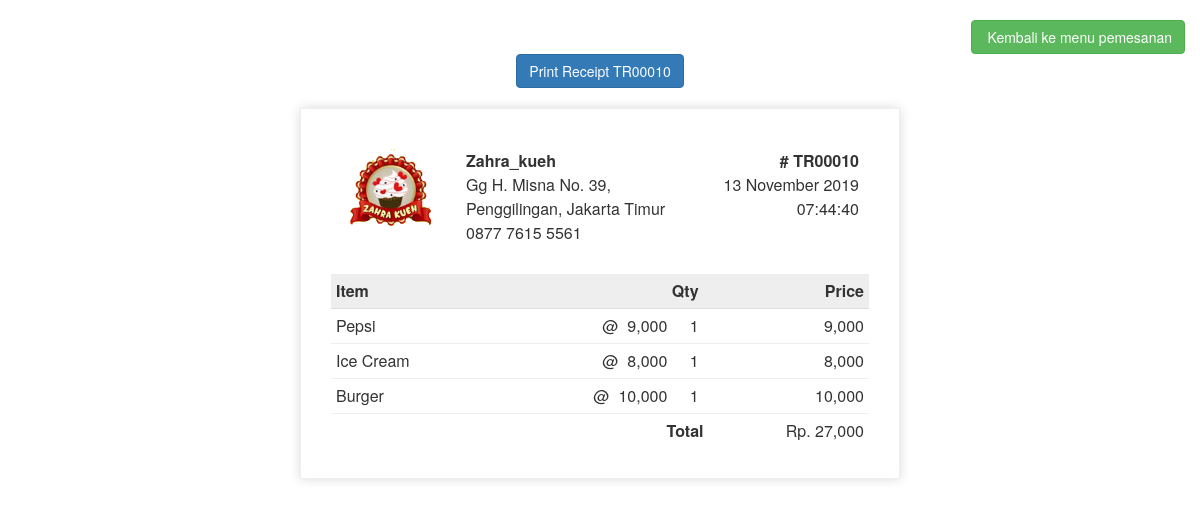
The page /struk.php?id=TR00010 on the database its author committed.
### tables this page shows
CREATE TABLE `tbl_transaksi` (
  `id_transaksi` varchar(11) NOT NULL,
  `status` varchar(30) NOT NULL,
  `total` int(11) NOT NULL,
  `tanggal_transaksi` timestamp NOT NULL DEFAULT CURRENT_TIMESTAMP
);

CREATE TABLE `tbl_pesanan` (
  `id_pesanan` int(10) NOT NULL,
  `id_transaksi` varchar(10) NOT NULL,
  `id_menu` varchar(10) NOT NULL,
  `qty` int(10) NOT NULL,
  `total` int(10) NOT NULL
);

CREATE TABLE `tbl_menu` (
  `id_menu` varchar(5) NOT NULL,
  `nama_menu` varchar(30) NOT NULL,
  `harga_menu` int(11) NOT NULL,
  `foto_menu` varchar(20) NOT NULL
);

### struk.php (the view, shortened to what this page needs)
<?php
include 'koneksi.php';
$struk=mysqli_query($conn,"SELECT * from tbl_transaksi where id_transaksi = '".$_GET['id']."'");
$tr=mysqli_fetch_array($struk);
?>
<html>
<head>
    <link rel="stylesheet" type="text/css" href="asset/css/bootstrap.min.css">
    <link rel="stylesheet" type="text/css" href="asset/css/plugins/font-awesome.min.css"/>
</head>
<body>
<br>
<div class="col-lg-12">
<span class="pull-right"><a href="pesan.php" class="no-print btn btn-success"><i class="fa fa-exit"></i> Kembali ke menu pemesanan</a></span>
</div>
<br>
<center>
<input type="button" class="no-print btn btn-primary" value="Print Receipt <?php echo $_GET['id']; ?>" onclick="printPage('<?php echo $_GET['id']; ?>');">
</center>
<br>
    <div class="invoice-box" id="<?php echo $_GET['id']; ?>">
        <table cellpadding="0" cellspacing="0" onload="javascript:window.print()">
            <tr class="top">
                <td colspan="3">
                    <table class="none">
                        <tr>
                        	<td class="title float-right">
                            	<img src="img/logo.png" style="width:100px; max-width:300px;">
                            </td>
                            <td>
                                <b>Zahra_kueh</b><br>
                                Gg H. Misna No. 39,<br> Penggilingan, Jakarta Timur<br>
                                0877 7615 5561
                            </td>
                            <td>
                                <b># <?php echo $_GET['id']; ?></b><br>
                                <?php
                                $tgl=$tr['tanggal_transaksi'];
                                $tgl = new DateTime($tgl);
                                echo date_format($tgl, "d F Y").'<br>'.date_format($tgl, "H:i:s"); ?>
                            </td>
                        </tr>
                    </table>
                </td>
            </tr>
            <tr class="heading">
                <td>
                    Item
                </td>
                <td>Qty</td>
                <td>
                    Price
                </td>
            </tr>
            <?php $item=mysqli_query($conn,"SELECT * from tbl_pesanan where id_transaksi = '".$_GET['id']."'");
            	while ($row=mysqli_fetch_array($item)) {
            		$id_m=$row['id_menu'];
            		$qty=$row['qty'];
            		$price=$row['total'];
            		$menu=mysqli_query($conn,"SELECT * from tbl_menu where id_menu = '".$id_m."'");
            		$j=mysqli_fetch_array($menu);
            		$name=$j['nama_menu'];
            		$captain=$j['harga_menu'];
             ?>
            <tr class="item">
                <td>
                    <?php echo $name; ?>
                </td>
                <td>@&nbsp;&nbsp;<?php echo number_format($captain); ?>&nbsp;&nbsp;&nbsp;&nbsp;&nbsp;<?php echo $qty; ?></td>
                <td>
                    <?php echo number_format($price); ?>
                </td>
            </tr>
            <?php } ?>
            <tr>
            	<th colspan="2">
            		<span class="pull-right">Total</span>
            	</th>
            	<td>
            		<span class="pull-right">Rp. <?php echo number_format($tr['total']); ?></span>
            	</td>
            </tr>
        </table>
    </div>
    <br>
    <br>
</body>
</html>

### struk.php (style rules this page uses)
* { font-family: 'Helvetica Neue', 'Helvetica', Helvetica, Arial, sans-serif; }
.invoice-box { max-width: 600px; margin: auto; padding: 30px; border: 1px solid #eee; box-shadow: 0 0 10px rgba(0, 0, 0, .15); font-size: 16px; line-height: 24px; font-family: 'Helvetica Neue', 'Helvetica', Helvetica, Arial, sans-serif; color: #555; }
.invoice-box table { width: 100%; line-height: inherit; text-align: left; }
.invoice-box table td { padding: 5px; vertical-align: top; }
.invoice-box table tr td:nth-child(2) { text-align: right; }
.invoice-box table tr td:nth-child(3) { text-align: right; }
.invoice-box table .none tr td:nth-child(2) { text-align: left; }
.invoice-box table tr.top table td { padding-bottom: 20px; }
.invoice-box table tr.top table td.title { font-size: 45px; line-height: 45px; color: #333; }
.invoice-box table tr.heading td { background: #eee; border-bottom: 1px solid #ddd; font-weight: bold; }
.invoice-box table tr.item td { border-bottom: 1px solid #eee; }

### rows shown on the page
tbl_transaksi: tanggal_transaksi "13 November 2019", tanggal_transaksi "07:44:40", total "27,000"
tbl_pesanan: id_menu.nama_menu "Pepsi", id_menu.harga_menu "9,000", qty "1", total "9,000"
tbl_pesanan: id_menu.nama_menu "Ice Cream", id_menu.harga_menu "8,000", qty "1", total "8,000"
tbl_pesanan: id_menu.nama_menu "Burger", id_menu.harga_menu "10,000", qty "1", total "10,000"

### other values the page prints
$_GET['id'] "TR00010"
